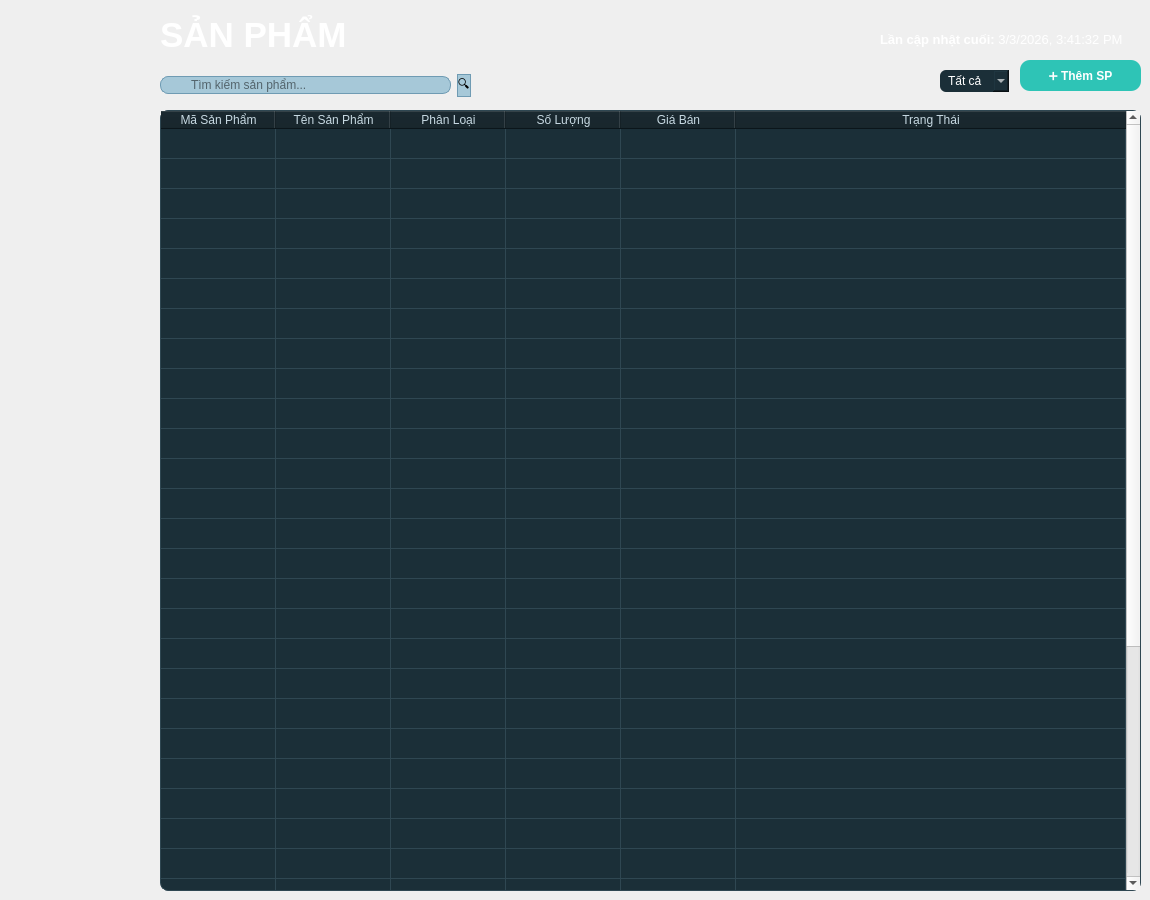
    <widget class="QWidget" name="sp">
     <widget class="QTableWidget" name="tbwg_sp">
      <property name="geometry">
       <rect>
        <x>160</x>
        <y>110</y>
        <width>981</width>
        <height>781</height>
       </rect>
      </property>
      <property name="font">
       <font>
        <family>Arial</family>
       </font>
      </property>
      <property name="autoFillBackground">
       <bool>false</bool>
      </property>
      <property name="styleSheet">
       <string notr="true">QTableWidget{
    background-color: #1B2F38;
    border: 1px solid #2f4752;
    gridline-color: #2f4752;
    color: #C7D9E2;
    border-radius: 8px;
}

QHeaderView::section{
    background-color: #0F1E25;
    color: #C7D9E2;}</string>
      </property>
      <property name="sizeAdjustPolicy">
       <enum>QAbstractScrollArea::AdjustToContents</enum>
      </property>
      <attribute name="horizontalHeaderDefaultSectionSize">
       <number>115</number>
      </attribute>
      <attribute name="horizontalHeaderStretchLastSection">
       <bool>true</bool>
      </attribute>
      <attribute name="verticalHeaderVisible">
       <bool>false</bool>
      </attribute>
      <attribute name="verticalHeaderCascadingSectionResizes">
       <bool>false</bool>
      </attribute>
      <attribute name="verticalHeaderHighlightSections">
       <bool>true</bool>
      </attribute>
      <attribute name="verticalHeaderStretchLastSection">
       <bool>true</bool>
      </attribute>
      <row>
       <property name="text">
        <string>1</string>
       </property>
      </row>
      <row>
       <property name="text">
        <string>New Row</string>
       </property>
      </row>
      <row>
       <property name="text">
        <string>New Row</string>
       </property>
      </row>
      <row>
       <property name="text">
        <string>New Row</string>
       </property>
      </row>
      <row>
       <property name="text">
        <string>New Row</string>
       </property>
      </row>
      <row>
       <property name="text">
        <string>New Row</string>
       </property>
      </row>
      <row>
       <property name="text">
        <string>New Row</string>
       </property>
      </row>
      <row>
       <property name="text">
        <string>New Row</string>
       </property>
      </row>
      <row>
       <property name="text">
        <string>New Row</string>
       </property>
      </row>
      <row>
       <property name="text">
        <string>New Row</string>
       </property>
      </row>
      <row>
       <property name="text">
        <string>New Row</string>
       </property>
      </row>
      <row>
       <property name="text">
        <string>New Row</string>
       </property>
      </row>
      <row>
       <property name="text">
        <string>New Row</string>
       </property>
      </row>
      <row>
       <property name="text">
        <string>New Row</string>
       </property>
      </row>
      <row>
       <property name="text">
        <string>New Row</string>
       </property>
      </row>
      <row>
       <property name="text">
        <string>New Row</string>
       </property>
      </row>
      <row>
       <property name="text">
        <string>New Row</string>
       </property>
      </row>
      <row>
       <property name="text">
        <string>New Row</string>
       </property>
      </row>
      <row>
       <property name="text">
        <string>New Row</string>
       </property>
      </row>
      <row>
       <property name="text">
        <string>New Row</string>
       </property>
      </row>
      <row>
       <property name="text">
        <string>New Row</string>
       </property>
      </row>
      <row>
       <property name="text">
        <string>New Row</string>
       </property>
      </row>
      <row>
       <property name="text">
        <string>New Row</string>
       </property>
      </row>
      <row>
       <property name="text">
        <string>New Row</string>
       </property>
      </row>
      <row>
       <property name="text">
        <string>New Row</string>
       </property>
      </row>
      <row>
       <property name="text">
        <string>New Row</string>
       </property>
      </row>
      <row>
       <property name="text">
        <string>New Row</string>
       </property>
      </row>
      <row>
       <property name="text">
        <string>New Row</string>
       </property>
      </row>
      <row>
       <property name="text">
        <string>New Row</string>
       </property>
      </row>
      <row>
       <property name="text">
        <string>New Row</string>
       </property>
      </row>
      <row>
       <property name="text">
        <string>New Row</string>
       </property>
      </row>
      <row>
       <property name="text">
        <string>New Row</string>
       </property>
      </row>
      <row>
       <property name="text">
        <string>New Row</string>
       </property>
      </row>
      <row>
       <property name="text">
        <string>New Row</string>
       </property>
      </row>
      <row>
       <property name="text">
        <string>New Row</string>
       </property>
      </row>
      <row>
       <property name="text">
        <string>New Row</string>
       </property>
      </row>
      <column>
       <property name="text">
        <string>Mã Sản Phẩm</string>
       </property>
      </column>
      <column>
       <property name="text">
        <string>Tên Sản Phẩm</string>
       </property>
      </column>
      <column>
       <property name="text">
        <string>Phân Loại</string>
       </property>
      </column>
      <column>
       <property name="text">
        <string>Số Lượng</string>
       </property>
      </column>
      <column>
       <property name="text">
        <string>Giá Bán</string>
       </property>
      </column>
      <column>
       <property name="text">
        <string>Trạng Thái</string>
       </property>
      </column>
      <item row="0" column="0">
       <property name="text">
        <string/>
       </property>
      </item>
      <item row="0" column="1">
       <property name="text">
        <string/>
       </property>
      </item>
      <item row="0" column="2">
       <property name="text">
        <string/>
       </property>
      </item>
      <item row="0" column="3">
       <property name="text">
        <string/>
       </property>
      </item>
      <item row="0" column="4">
       <property name="text">
        <string/>
       </property>
      </item>
      <item row="6" column="0">
       <property name="text">
        <string/>
       </property>
      </item>
      <item row="6" column="1">
       <property name="text">
        <string/>
       </property>
      </item>
      <item row="6" column="3">
       <property name="text">
        <string/>
       </property>
      </item>
     </widget>
     <widget class="QLabel" name="lb_sp">
      <property name="geometry">
       <rect>
        <x>160</x>
        <y>10</y>
        <width>231</width>
        <height>51</height>
       </rect>
      </property>
      <property name="font">
       <font>
        <family>Arial</family>
        <weight>50</weight>
        <bold>false</bold>
       </font>
      </property>
      <property name="styleSheet">
       <string notr="true">color: white;</string>
      </property>
      <property name="text">
       <string>&lt;html&gt;&lt;head/&gt;&lt;body&gt;&lt;p&gt;&lt;span style=&quot; font-size:26pt; font-weight:600;&quot;&gt;SẢN PHẨM&lt;/span&gt;&lt;/p&gt;&lt;/body&gt;&lt;/html&gt;</string>
      </property>
     </widget>
     <widget class="QWidget" name="layoutWidget_3">
      <property name="geometry">
       <rect>
        <x>160</x>
        <y>70</y>
        <width>311</width>
        <height>31</height>
       </rect>
      </property>
      <layout class="QHBoxLayout" name="hlayout_sp">
       <item>
        <widget class="QLineEdit" name="lne_search_sp">
         <property name="font">
          <font>
           <family>Arial</family>
          </font>
         </property>
         <property name="styleSheet">
          <string notr="true">QLineEdit {
background-color: #A6C8D8;
border: 1px solid #6F9BB3;
border-radius: 8px;
padding-left: 28px;
}</string>
         </property>
         <property name="text">
          <string/>
         </property>
         <property name="placeholderText">
          <string>Tìm kiếm sản phẩm...</string>
         </property>
        </widget>
       </item>
       <item>
        <widget class="QPushButton" name="pb_search_sp">
         <property name="styleSheet">
          <string notr="true">QPushButton {
background-color: #A6C8D8;
border: 1px solid #6F9BB3;
border-radius: 8px;
}</string>
         </property>
         <property name="text">
          <string>🔍</string>
         </property>
        </widget>
       </item>
      </layout>
     </widget>
     <widget class="QComboBox" name="cb_f_sp">
      <property name="geometry">
       <rect>
        <x>940</x>
        <y>70</y>
        <width>69</width>
        <height>22</height>
       </rect>
      </property>
      <property name="font">
       <font>
        <family>Arial</family>
        <weight>50</weight>
        <bold>false</bold>
       </font>
      </property>
      <property name="styleSheet">
       <string notr="true">QComboBox {
    background-color: #1B2F38;
    color: white;
    border-radius: 6px;
    padding: 4px 8px;
}

QComboBox QAbstractItemView {
    background-color:#1B2F38;
    color: white;
}</string>
      </property>
      <property name="editable">
       <bool>false</bool>
      </property>
      <property name="currentText">
       <string notr="true">Tất cả</string>
      </property>
      <item>
       <property name="text">
        <string>Tất cả</string>
       </property>
      </item>
      <item>
       <property name="text">
        <string>Tồn kho thấp</string>
       </property>
      </item>
      <item>
       <property name="text">
        <string>Hết hàng</string>
       </property>
      </item>
      <item>
       <property name="text">
        <string>Còn hàng</string>
       </property>
      </item>
      <item>
       <property name="text">
        <string/>
       </property>
      </item>
     </widget>
     <widget class="QPushButton" name="pb_add_sp">
      <property name="geometry">
       <rect>
        <x>1020</x>
        <y>60</y>
        <width>121</width>
        <height>31</height>
       </rect>
      </property>
      <property name="font">
       <font>
        <family>Arial</family>
        <weight>75</weight>
        <bold>true</bold>
       </font>
      </property>
      <property name="styleSheet">
       <string notr="true">QPushButton{
    background-color: #2EC4B6;
    color: white;
    border: none;
    border-radius: 10px;
    padding: 6px 16px;
    font-weight: 600;
}

QPushButton:hover{
    background-color: #0ea5a4;
}

QPushButton:pressed{
    background-color: #0d9488;
}</string>
      </property>
      <property name="text">
       <string>➕ Thêm SP</string>
      </property>
     </widget>
     <widget class="QLabel" name="lb_updatetime_sp">
      <property name="geometry">
       <rect>
        <x>880</x>
        <y>30</y>
        <width>261</width>
        <height>20</height>
       </rect>
      </property>
      <property name="font">
       <font>
        <family>Arial</family>
        <weight>50</weight>
        <bold>false</bold>
       </font>
      </property>
      <property name="styleSheet">
       <string notr="true">QLabel {
    color: #FFFFFF;
}
</string>
      </property>
      <property name="text">
       <string>&lt;html&gt;&lt;head/&gt;&lt;body&gt;&lt;p&gt;&lt;span style=&quot; font-size:10pt; font-weight:600;&quot;&gt;Lần cập nhật cuối:&lt;/span&gt;&lt;span style=&quot; font-size:10pt;&quot;&gt; 3/3/2026, 3:41:32 PM&lt;/span&gt;&lt;/p&gt;&lt;/body&gt;&lt;/html&gt;</string>
      </property>
     </widget>
    </widget>
